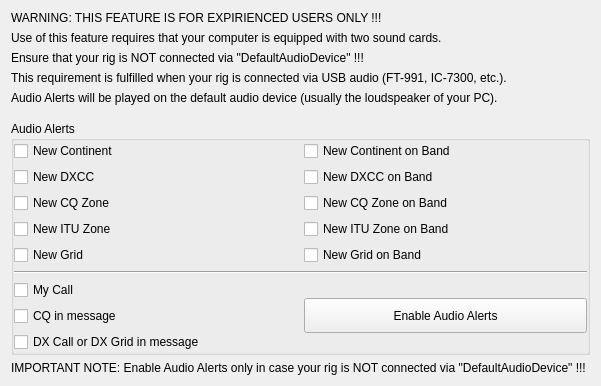
     <widget class="QWidget" name="alerts_tab">
      <attribute name="title">
       <string>Alerts</string>
      </attribute>
      <layout class="QGridLayout" name="gridLayout_20">
       <item row="5" column="0">
        <spacer name="verticalSpacer_11">
         <property name="orientation">
          <enum>Qt::Vertical</enum>
         </property>
         <property name="sizeType">
          <enum>QSizePolicy::Fixed</enum>
         </property>
         <property name="sizeHint" stdset="0">
          <size>
           <width>20</width>
           <height>10</height>
          </size>
         </property>
        </spacer>
       </item>
       <item row="2" column="0">
        <widget class="QLabel" name="label_19">
         <property name="text">
          <string>Ensure that your rig is NOT connected via &quot;DefaultAudioDevice&quot; !!!</string>
         </property>
        </widget>
       </item>
       <item row="6" column="0">
        <widget class="QGroupBox" name="groupBox_9">
         <property name="sizePolicy">
          <sizepolicy hsizetype="Preferred" vsizetype="Preferred">
           <horstretch>0</horstretch>
           <verstretch>1</verstretch>
          </sizepolicy>
         </property>
         <property name="title">
          <string>Audio Alerts</string>
         </property>
         <layout class="QGridLayout" name="gridLayout_18">
          <property name="leftMargin">
           <number>0</number>
          </property>
          <property name="topMargin">
           <number>0</number>
          </property>
          <property name="rightMargin">
           <number>0</number>
          </property>
          <property name="bottomMargin">
           <number>0</number>
          </property>
          <property name="spacing">
           <number>6</number>
          </property>
          <item row="5" column="0">
           <widget class="QCheckBox" name="cbGrid">
            <property name="toolTip">
             <string>New Grid</string>
            </property>
            <property name="text">
             <string>New Grid</string>
            </property>
           </widget>
          </item>
          <item row="7" column="0">
           <widget class="QCheckBox" name="cbMyCall">
            <property name="toolTip">
             <string>My Call in message</string>
            </property>
            <property name="text">
             <string>My Call</string>
            </property>
           </widget>
          </item>
          <item row="0" column="0">
           <widget class="QCheckBox" name="cbContinent">
            <property name="toolTip">
             <string>New Continent</string>
            </property>
            <property name="text">
             <string>New Continent</string>
            </property>
           </widget>
          </item>
          <item row="3" column="0">
           <widget class="QCheckBox" name="cbITUZ">
            <property name="toolTip">
             <string>New ITU Zone</string>
            </property>
            <property name="text">
             <string>New ITU Zone</string>
            </property>
           </widget>
          </item>
          <item row="6" column="0" colspan="2">
           <widget class="Line" name="line_9">
            <property name="orientation">
             <enum>Qt::Horizontal</enum>
            </property>
           </widget>
          </item>
          <item row="2" column="0">
           <widget class="QCheckBox" name="cbCQZ">
            <property name="toolTip">
             <string>New CQ Zone</string>
            </property>
            <property name="text">
             <string>New CQ Zone</string>
            </property>
           </widget>
          </item>
          <item row="1" column="0">
           <widget class="QCheckBox" name="cbDXCC">
            <property name="toolTip">
             <string>New DXCC</string>
            </property>
            <property name="text">
             <string>New DXCC</string>
            </property>
           </widget>
          </item>
          <item row="1" column="1">
           <widget class="QCheckBox" name="cbDXCCOB">
            <property name="toolTip">
             <string>New DXCC on Band</string>
            </property>
            <property name="text">
             <string>New DXCC on Band</string>
            </property>
           </widget>
          </item>
          <item row="3" column="1">
           <widget class="QCheckBox" name="cbITUZOB">
            <property name="toolTip">
             <string>New ITU Zone on Band</string>
            </property>
            <property name="text">
             <string>New ITU Zone on Band</string>
            </property>
           </widget>
          </item>
          <item row="0" column="1">
           <widget class="QCheckBox" name="cbContinentOB">
            <property name="toolTip">
             <string>New Continent on Band</string>
            </property>
            <property name="text">
             <string>New Continent on Band</string>
            </property>
           </widget>
          </item>
          <item row="5" column="1">
           <widget class="QCheckBox" name="cbGridOB">
            <property name="toolTip">
             <string>New Grid on Band</string>
            </property>
            <property name="text">
             <string>New Grid on Band</string>
            </property>
           </widget>
          </item>
          <item row="2" column="1">
           <widget class="QCheckBox" name="cbCQZOB">
            <property name="toolTip">
             <string>New CQ Zone on Band</string>
            </property>
            <property name="text">
             <string>New CQ Zone on Band</string>
            </property>
           </widget>
          </item>
          <item row="9" column="0">
           <widget class="QCheckBox" name="cbDXcall">
            <property name="toolTip">
             <string>DX Call or DX Grid in message</string>
            </property>
            <property name="text">
             <string>DX Call or DX Grid in message</string>
            </property>
           </widget>
          </item>
          <item row="7" column="1" rowspan="3">
           <widget class="QPushButton" name="pbAlerts">
            <property name="minimumSize">
             <size>
              <width>0</width>
              <height>35</height>
             </size>
            </property>
            <property name="toolTip">
             <string>Toggle Audio Alerts on/off. Alerts will be played on &quot;DefaultAudioDevice&quot;. DON'T ENABLE AUDIO ALERTS WHEN YOUR RIG IS CONNECTED VIA THIS SOUNDCARD !!!</string>
            </property>
            <property name="styleSheet">
             <string notr="true">QPushButton:checked {
    color: #000000;
	background-color: #00ff00;
    border-style: outset;
	border-width: 1px;
	border-radius: 5px;
    border-color: black;
	min-width: 5em;
	padding: 3px;
}</string>
            </property>
            <property name="text">
             <string>Enable Audio Alerts</string>
            </property>
            <property name="checkable">
             <bool>true</bool>
            </property>
           </widget>
          </item>
          <item row="8" column="0">
           <widget class="QCheckBox" name="cbCQ">
            <property name="toolTip">
             <string>CQ in message</string>
            </property>
            <property name="text">
             <string>CQ in message</string>
            </property>
           </widget>
          </item>
         </layout>
        </widget>
       </item>
       <item row="1" column="0">
        <widget class="QLabel" name="label_17">
         <property name="text">
          <string>Use of this feature requires that your computer is equipped with two sound cards.</string>
         </property>
        </widget>
       </item>
       <item row="3" column="0">
        <widget class="QLabel" name="label_20">
         <property name="text">
          <string>This requirement is fulfilled when your rig is connected via USB audio (FT-991, IC-7300, etc.).</string>
         </property>
        </widget>
       </item>
       <item row="4" column="0">
        <widget class="QLabel" name="label_21">
         <property name="text">
          <string>Audio Alerts will be played on the default audio device (usually the loudspeaker of your PC).</string>
         </property>
        </widget>
       </item>
       <item row="0" column="0">
        <widget class="QLabel" name="label_16">
         <property name="text">
          <string>WARNING: THIS FEATURE IS FOR EXPIRIENCED USERS ONLY !!!</string>
         </property>
        </widget>
       </item>
       <item row="7" column="0">
        <widget class="QLabel" name="label_22">
         <property name="text">
          <string>IMPORTANT NOTE: Enable Audio Alerts only in case your rig is NOT connected via &quot;DefaultAudioDevice&quot; !!! </string>
         </property>
        </widget>
       </item>
      </layout>
     </widget>
